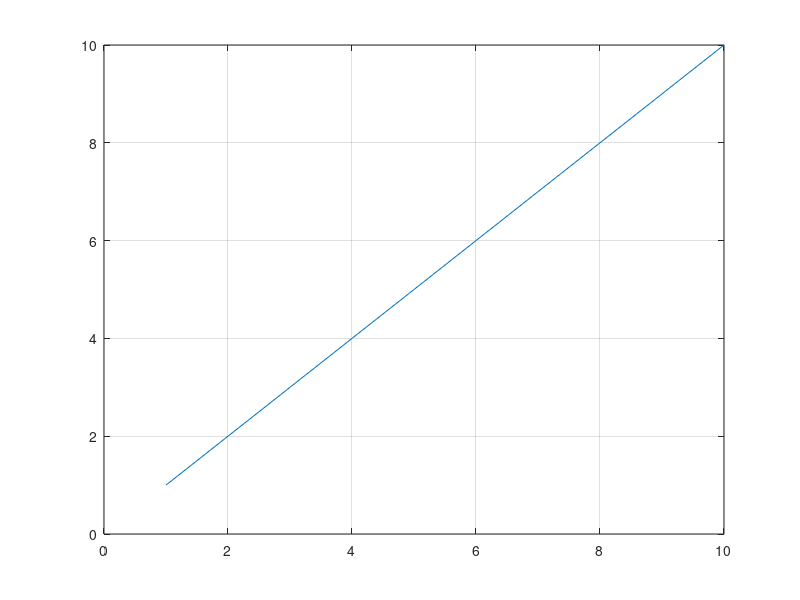

The MATLAB script that drew this image: (Note: this script raises an error after producing the figure.)
%=============================================================================
% Copyright (c) 2016-present Allan CORNET (Nelson)
%=============================================================================
% This file is part of Nelson.
%=============================================================================
% LICENCE_BLOCK_BEGIN
% SPDX-License-Identifier: LGPL-3.0-or-later
% LICENCE_BLOCK_END
%=============================================================================
% <--ADV-CLI MODE-->
%=============================================================================
f = figure('Visible', 'off');
ax = axes('Parent', f);
plot(ax, 1:10, 1:10);
grid(ax, 'on');
%=============================================================================
% default Layer is 'bottom': the grid is drawn under the data line
assert_isequal(char(ax.Layer), 'bottom');
dl = char(__web_display_list__(f));
assert_istrue(min(strfind(dl, 'rgba(221,221,221')) < min(strfind(dl, 'rgba(16,112,189')));
%=============================================================================
% Layer 'top' draws the grid over the data line
ax.Layer = 'top';
grid(ax, 'off');
grid(ax, 'on');
dl = char(__web_display_list__(f));
assert_istrue(min(strfind(dl, 'rgba(221,221,221')) > min(strfind(dl, 'rgba(16,112,189')));
%=============================================================================
close(f);
%=============================================================================
